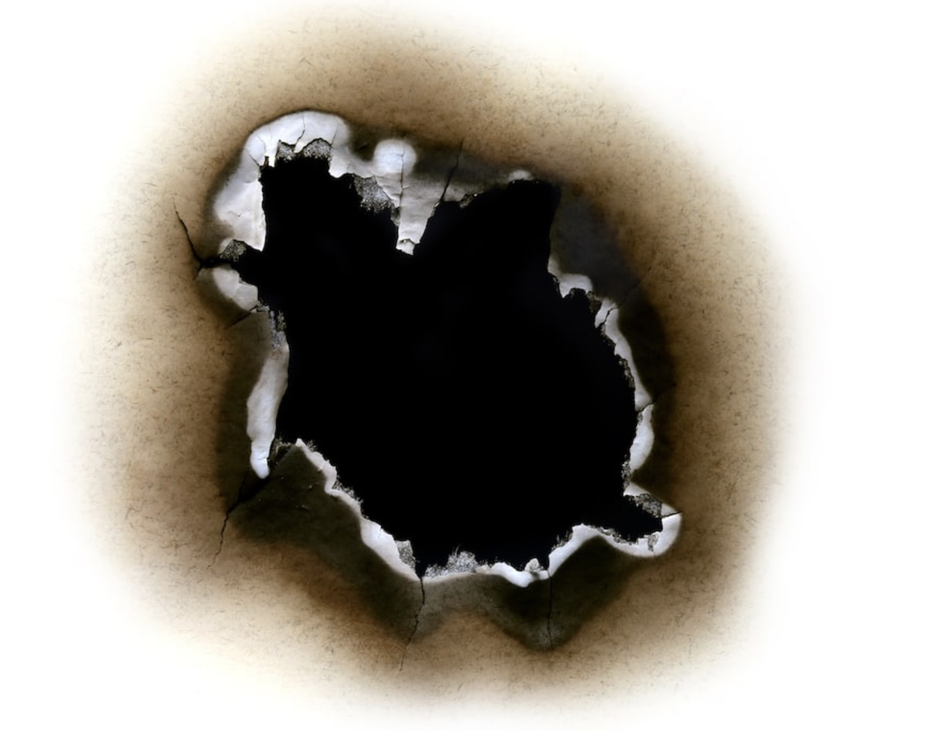
#> input picture scripts/dataset_generation/overlays/original/fire.png, 942 x 749 px, shrunk from 1758 x 1398 before the run, found by its file name
$ python make_fire_transparent.py
#> lines starting #> are read from the running program, lines starting #| are printed output that depends on the picture
from PIL import Image
import numpy as np

# Load image
path = "destruct_images/overlays/fire.png"
img = Image.open(path)
#> img is the input picture: PIL image 942x749 RGBA; mean R, G, B, A 167.7, 162.5, 154, 255

# Convert to RGBA to support transparency
img = img.convert("RGBA")

# Convert to numpy array for efficient processing
data = np.array(img)

# Calculate luminance/intensity (brightness) of each pixel
# Using standard luminance formula: 0.299*R + 0.587*G + 0.114*B
luminance = 0.299 * data[:, :, 0] + 0.587 * data[:, :, 1] + 0.114 * data[:, :, 2]
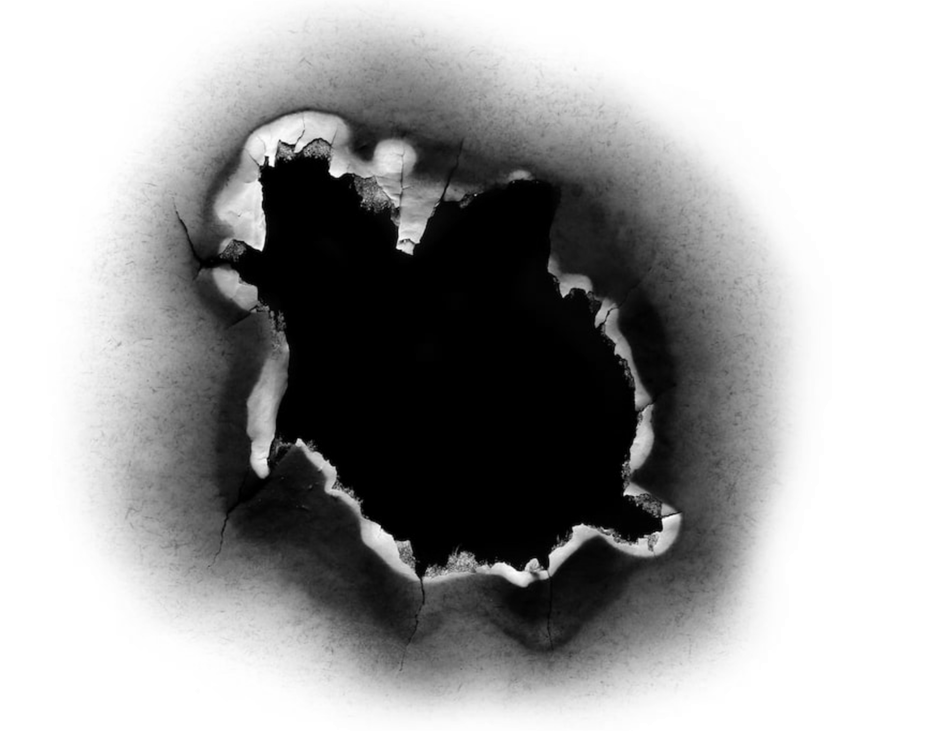
#> luminance: shape (749, 942) float64; min 0, max 255, mean 163.1

# Also calculate color saturation to detect grey pixels (low saturation = grey/white)
# Saturation = (max - min) / max of RGB channels
r, g, b = data[:, :, 0], data[:, :, 1], data[:, :, 2]
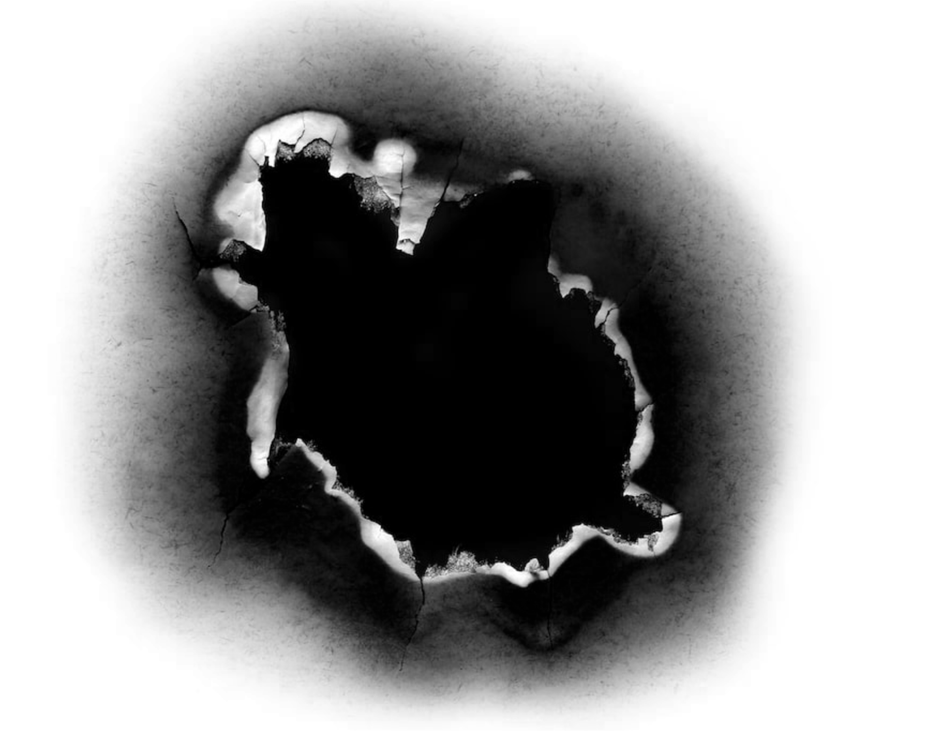
#> b: shape (749, 942); min 0, max 255, mean 154
max_rgb = np.maximum(np.maximum(r, g), b)
min_rgb = np.minimum(np.minimum(r, g), b)
saturation = np.where(max_rgb > 0, (max_rgb - min_rgb) / max_rgb, 0)
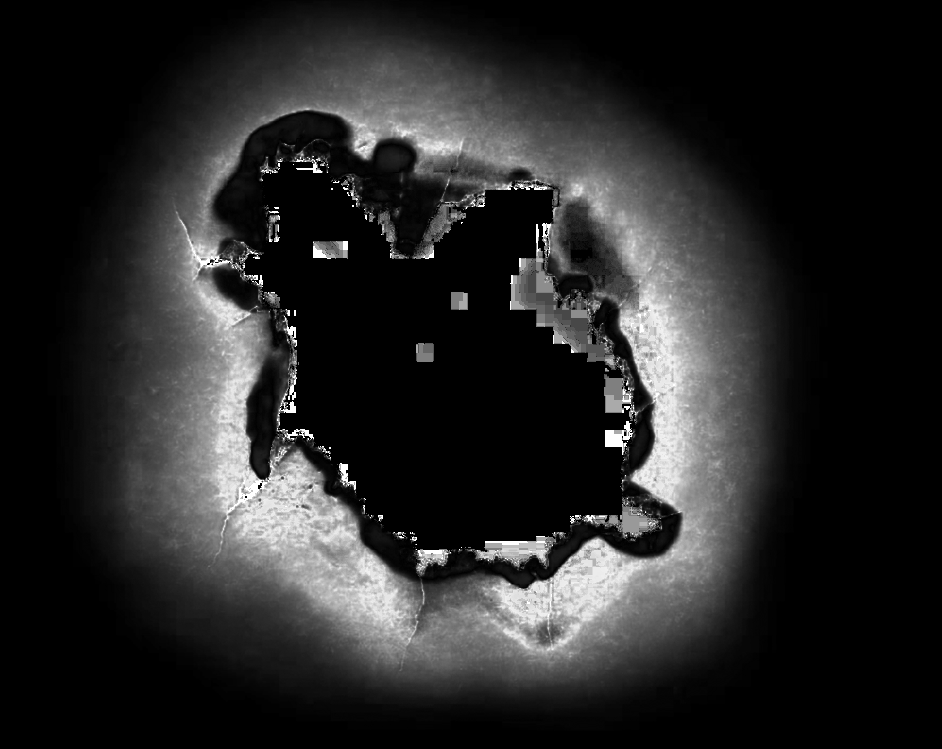
#> saturation: shape (749, 942) float64; min 0, max 1, mean 0.154

# Create alpha channel with gradient based on darkness:
# - Dark/black areas stay opaque (alpha=255)
# - Bright/white areas become transparent (alpha=0)
# - Inverse of luminance: darker = more opaque, brighter = more transparent

# Alpha inversely proportional to luminance
# At luminance 0 (black): alpha=255 (fully opaque)
# At luminance 255 (white): alpha=0 (fully transparent)
alpha = (255 - luminance).astype(np.uint8)
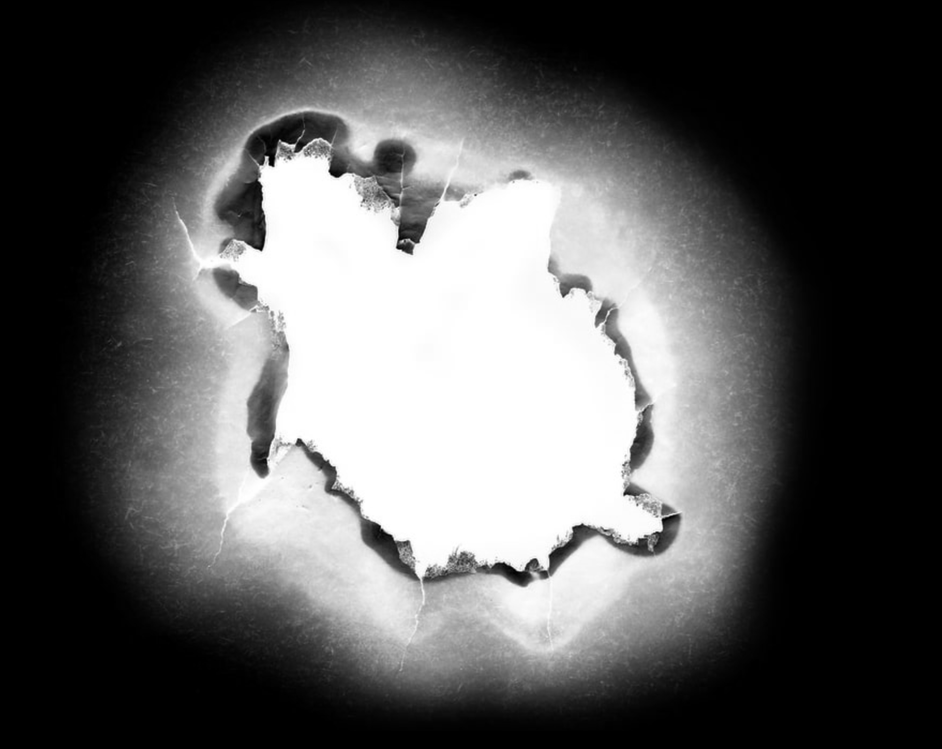
#> alpha: shape (749, 942); min 0, max 255, mean 91.7

# Set the alpha channel
data[:, :, 3] = alpha
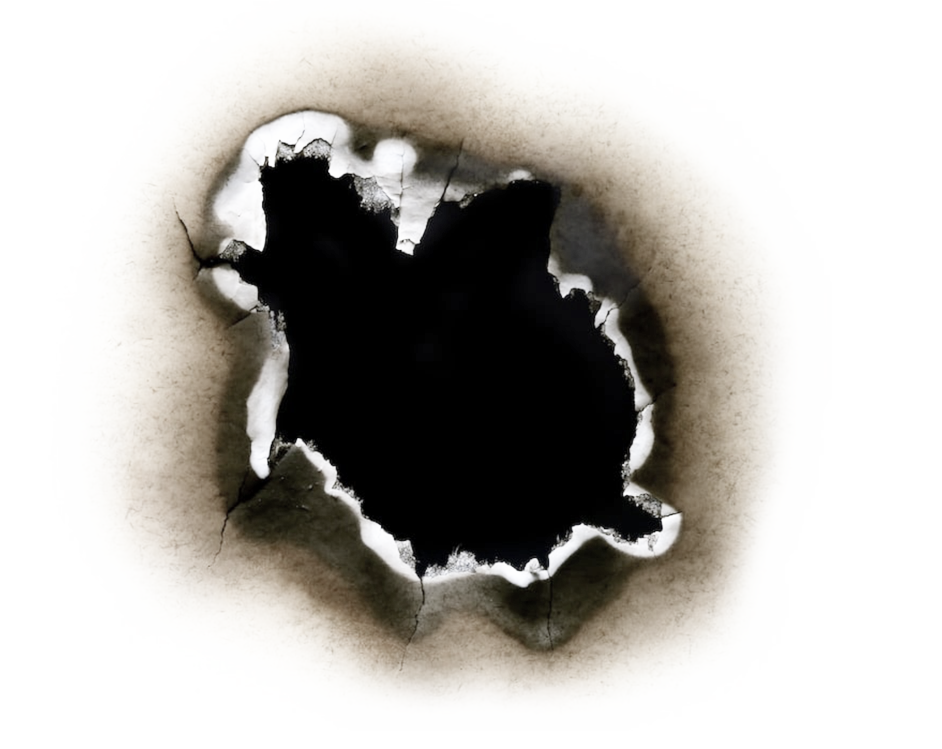
#> data: shape (749, 942, 4); mean R, G, B, A 167.7, 162.5, 154, 91.7; transparent parts drawn white

# Convert back to PIL Image
result = Image.fromarray(data, 'RGBA')

# Save as transparent PNG
result.save("destruct_images/overlays/fire_transparent.png", "PNG")
print("✓ Saved transparent PNG: destruct_images/overlays/fire_transparent.png")

$ run again, with scripts/dataset_generation/overlays/original/cracks.jpg saved as scripts/dataset_generation/overlays/original/fire.png
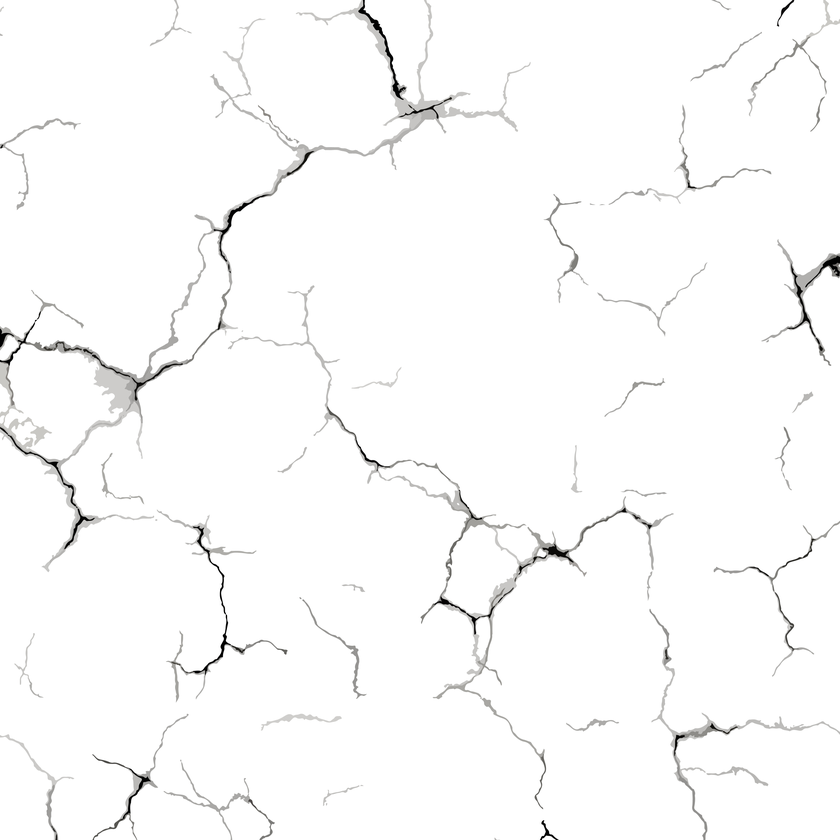
#> input picture scripts/dataset_generation/overlays/original/cracks.jpg, 840 x 840 px, shrunk from 5000 x 5000 before the run, found by its file name
#> img is the input picture: PIL image 840x840 RGB; mean R, G, B 250.9, 250.9, 250.8
#> img: PIL image 840x840 RGBA
#> `alpha = (255 - luminance).astype(np.uint8)`:
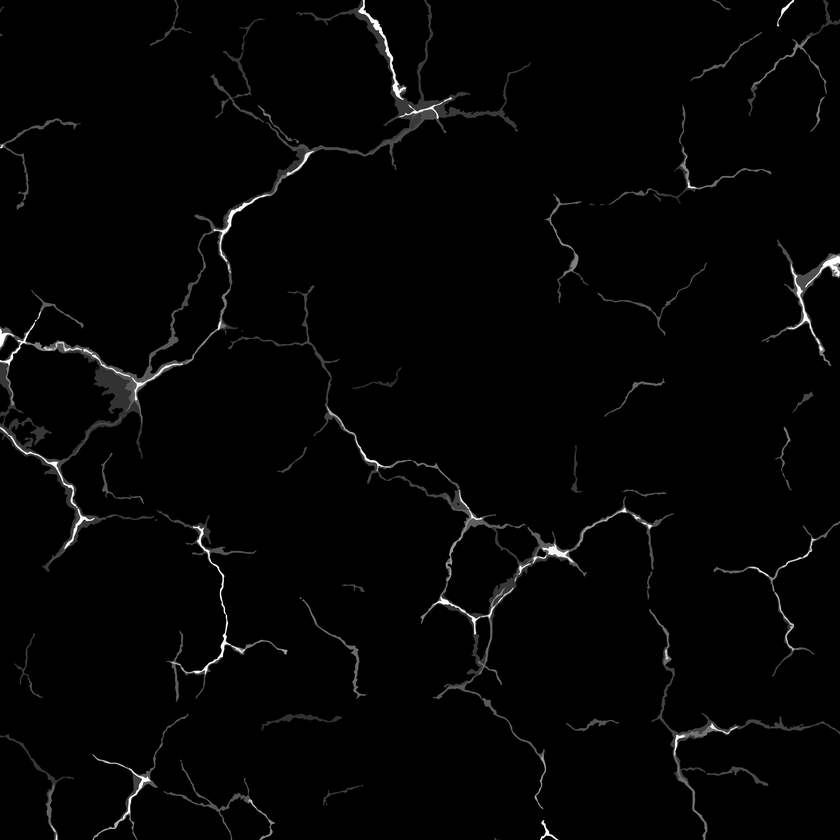
#> alpha: shape (840, 840); min 0, max 255, mean 4.1
#> `data[:, :, 3] = alpha`:
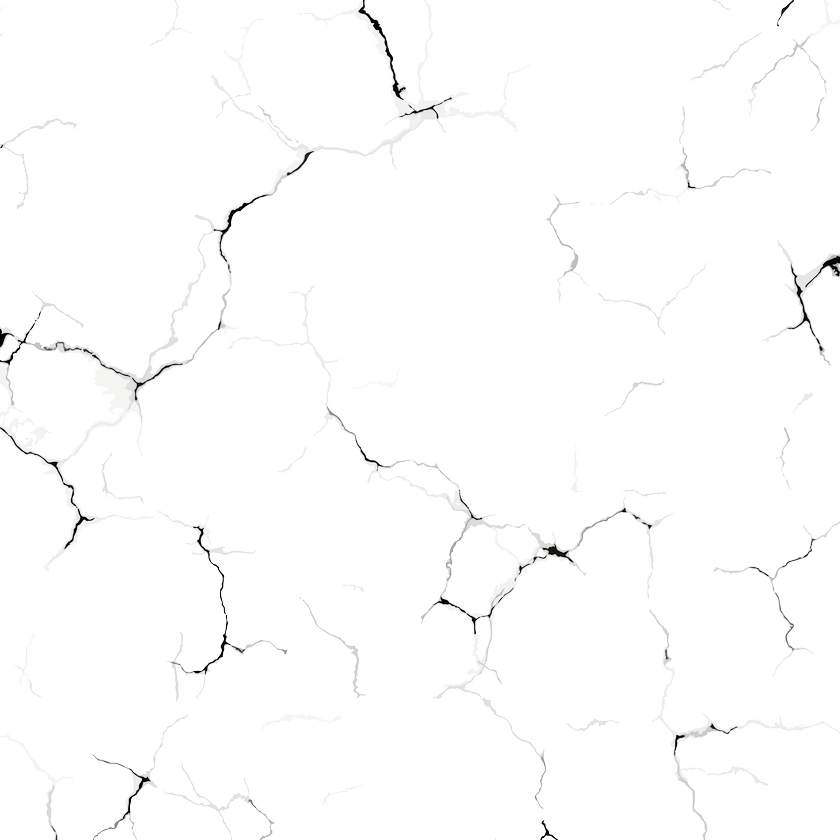
#> data: shape (840, 840, 4); mean R, G, B, A 250.9, 250.9, 250.8, 4.1; transparent parts drawn white
